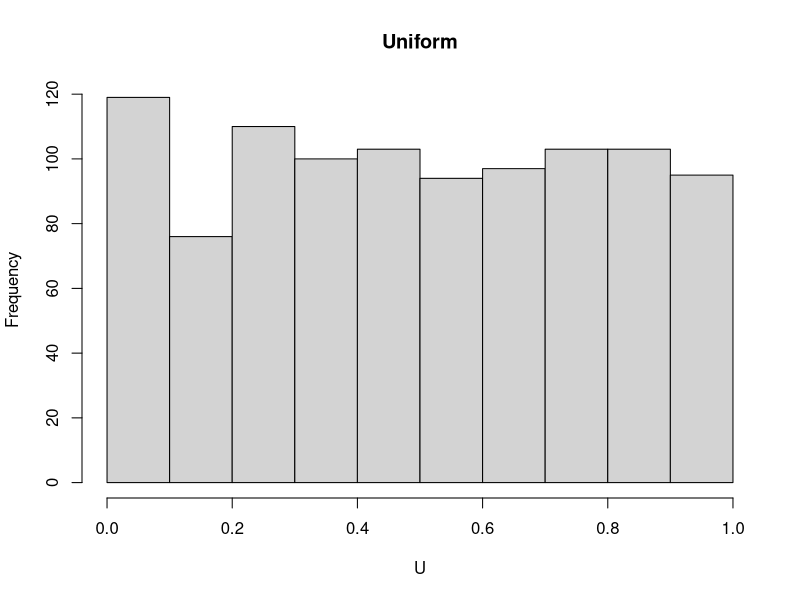
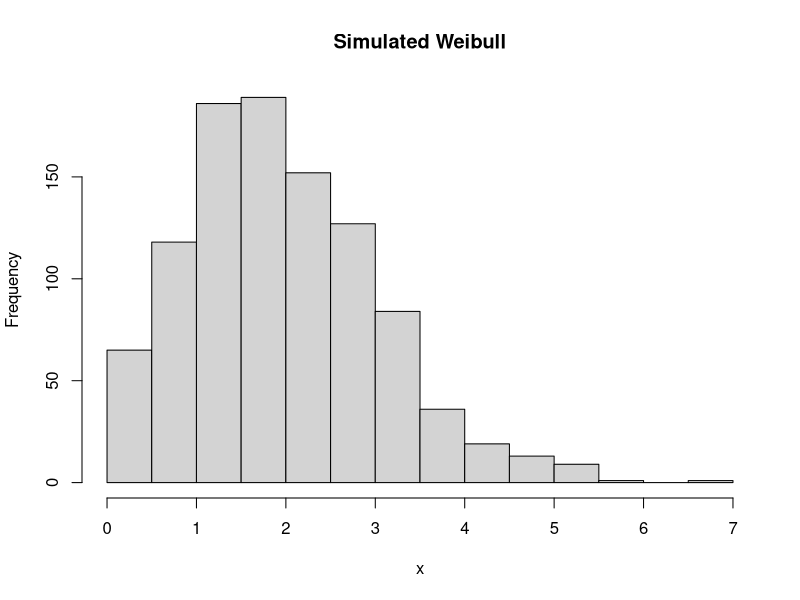
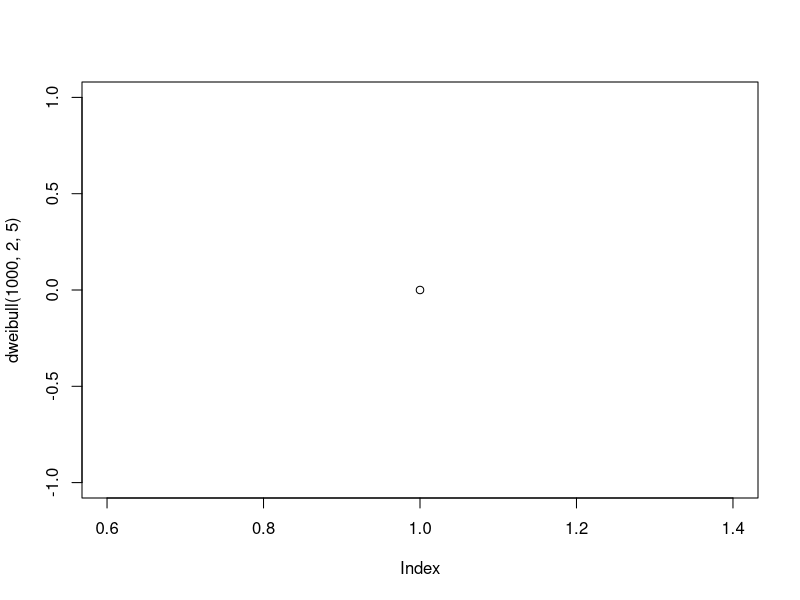

Here is the R script that generated these plots, in order:
## ---- chunk 1
knitr::opts_chunk$set(echo = TRUE)
## ---- chunk 2
set.seed(19990318)
U <- runif(1000, 0, 1)
gamma = 2
beta = 5 
# inverse CDF F^{-1}
x = (-beta*log(1-U))^(1/gamma)
hist(U,main = "Uniform")
hist (x, main =" Simulated Weibull ")

plot(dweibull(1000, 2, 5 ))


